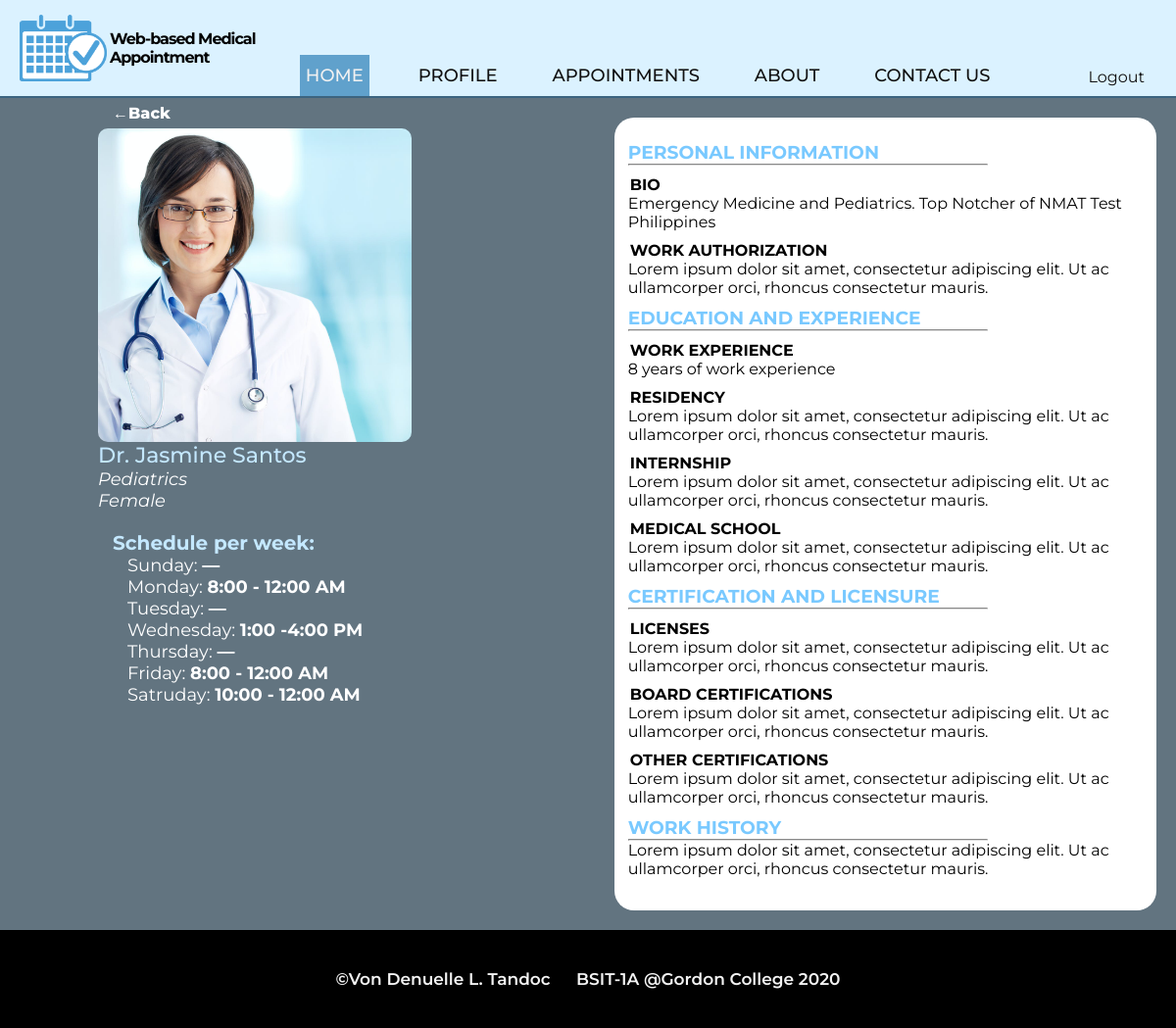
The page /Appointment/pages/doctor-bio.php?id=2 on the database its author committed.
### tables this page shows
CREATE TABLE `doctors` (
  `id` int(11) NOT NULL,
  `name` text NOT NULL,
  `sex` text NOT NULL,
  `status` int(11) NOT NULL DEFAULT 0,
  `sun` text NOT NULL DEFAULT '—',
  `mon` text NOT NULL DEFAULT '—',
  `tue` text NOT NULL DEFAULT '—',
  `wed` text NOT NULL DEFAULT '—',
  `thu` text NOT NULL DEFAULT '—',
  `fri` text NOT NULL DEFAULT '—',
  `sat` text NOT NULL DEFAULT '—',
  `bio` mediumtext NOT NULL,
  `workAuthorize` text NOT NULL,
  `workexp` text NOT NULL,
  `residency` text NOT NULL,
  `internship` text NOT NULL,
  `medschool` text NOT NULL,
  `license` mediumtext NOT NULL,
  `boardCert` mediumtext NOT NULL,
  `otherCert` mediumtext NOT NULL,
  `workHistory` mediumtext NOT NULL,
  `specialization` text NOT NULL,
  `pwd` longtext NOT NULL,
  `imgname` text NOT NULL,
  `imgstatus` int(11) NOT NULL DEFAULT 1
);

### Appointment/pages/doctor-bio.php (the view, shortened to what this page needs)
<?php
    include '../php/includes/header.php';
?>
    <link rel="stylesheet" href="../css/doctor-bio.css">
    </head>
<?php include '../php/includes/nav.php'; ?>
<?php
 $id = $_GET['id'];
   $sql = "SELECT * FROM doctors WHERE id=?";
   $stmt= mysqli_stmt_init($conn);
    mysqli_stmt_prepare($stmt,$sql);
    mysqli_stmt_bind_param($stmt, "i", $id);
    mysqli_stmt_execute($stmt);
   $result = mysqli_stmt_get_result($stmt);
   $doctor = mysqli_fetch_assoc($result);
 ?>
 <div class="desktop">
  <div class="logo-box">
  <img src="../images/logo.png" alt="logo">
  <h1>Web-based Medical Appointment</h1>
 </div>
 <ul>
  <li><a  id="tab-active" href="home-client.php">Home</a></li>
  <li><a href="<?php echo isset($_SESSION['id']) ? 'profile-client.php' : '../index.php' ?>">Profile</a></li>
  <li><a href="<?php echo isset($_SESSION['id']) ? 'notif-appointment-client.php' : '../index.php' ?>">Appointments</a></li>
  <li><a href="about-dr.php">About</a></li>
  <li><a href="contact-dr.php">Contact Us</a></li>
  <a href="../php/includes/logout.inc.php" class="logout">Logout</a>
 </ul>
 </div>
<main>
  <div class="container">
    <div class="desktop-holder">
    <div class="section1">
          <a class="back" href="home-client.php">←Back</a>
      <img src="../images/uploads-dr/<?php echo $doctor['imgname']; ?>" alt="<?php echo $doctor['name']; ?>">
      <h4><?php echo $doctor['name']; ?></h4>
      <p><i><?php echo $doctor['specialization']; ?></i></p>
      <p><i><?php echo $doctor['sex']; ?></i></p>
        <span>
          <h5>Schedule per week:</h5>
          <p>Sunday: <b><?php echo $doctor['sun']; ?></b></p>
          <p>Monday: <b><?php echo $doctor['mon']; ?></b></p>
          <p>Tuesday: <b><?php echo $doctor['tue']; ?></b></p>
          <p>Wednesday: <b><?php echo $doctor['wed']; ?></b></p>
          <p>Thursday: <b><?php echo $doctor['thu']; ?></b></p>
          <p>Friday: <b><?php echo $doctor['fri']; ?></b></p>
          <p>Satruday: <b><?php echo $doctor['sat']; ?></b></p>
          </span>
    </div>
    <div class="section2">
      <h3>Personal Information</h3>
      <hr>
      <h5>Bio</h5>
      <p><?php echo $doctor['bio']; ?></p>
      <h5>Work Authorization</h5>
      <p><?php echo $doctor['workAuthorize']; ?></p>
      <h3>education and experience</h3>
      <hr>
      <h5>Work experience</h5>
      <p><?php echo $doctor['workexp']; ?></p>
      <h5>residency</h5>
      <p><?php echo $doctor['residency']; ?></p>
      <h5>internship</h5>
      <p><?php echo $doctor['internship']; ?></p>
      <h5>Medical School</h5>
      <p><?php echo $doctor['medschool']; ?></p>
      <h3>certification and licensure</h3>
      <hr>
      <h5>Licenses</h5>
      <p><?php echo $doctor['license']; ?></p>
      <h5>board certifications</h5>
      <p><?php echo $doctor['boardCert']; ?></p>
      <h5>other certifications</h5>
      <p><?php echo $doctor['otherCert']; ?></p>
      <h3>Work history</h3>
      <hr>
      <p><?php echo $doctor['workHistory']; ?></p>
      <br>
    </div>
      </div>
  </div>
</main>
<?php    include '../php/includes/footer.php'; ?>

### Appointment/css/general.css (style rules this page uses)
* { margin: 0; padding: 0; box-sizing: border-box; }
html, body { height: 100%; }
html, body, p, h1, h2, h3, h4, h5, h6, button { font-family: 'Montserrat', sans-serif; }
.logo-box { cursor: pointer; order: 2; margin-left: 20px; height: 100%; display: flex; align-items: center; white-space: wrap; padding: 0; }
.desktop { display: none; }
@media only screen and (min-width: 1024px) { .desktop { height: 100px; background-color: #DBF2FF; display: flex; justify-content: center; width: 100%; border-bottom: 2px solid #3C6480; } }
@media only screen and (min-width: 1024px) { .logo-box { height: 100%; white-space: wrap; order: 1; } }
@media only screen and (min-width: 1024px) { .logo-box img { height: 70%; } }
@media only screen and (min-width: 1024px) { .logo-box h1 { font-size: 16px; font-weight: 700; letter-spacing: -1px; margin-left: 3px; } }
@media only screen and (min-width: 1024px) { .desktop ul { order: 2; width: 100%; display: flex; justify-content: space-around; align-items: flex-end; flex-wrap: nowrap; white-space: nowrap; } }
@media only screen and (min-width: 1024px) { .desktop ul li { list-style: none; white-space: wrap; padding-bottom: 10px; } }
@media only screen and (min-width: 1024px) { .desktop ul li a { font-size: 18px; padding: 10px 6px; text-transform: uppercase; color: #111; text-decoration: none; font-weight: 500; transition: all 0.1s ease-out; } }
@media only screen and (min-width: 1024px) { .logout { color: #111; margin-left: 40px; text-decoration: none; padding: 10px; } }
@media only screen and (min-width: 1024px) { #tab-active { background-color: #60A1CC; color: #f1f1f1; } }

### Appointment/css/doctor-bio.css (style rules this page uses)
main { margin-top: 100px; width: 100%; }
.container { display: flex; align-items: center; justify-content: center; flex-direction: column; }
a.back { color: #fff; font-weight: 800; display: block; padding: 6px 3px; cursor: pointer; margin-left: -200px; margin-top: -20px; text-decoration: none; }
.desktop-holder { width: 100%; }
.section1 { text-align: center; background-color: #627480; padding: 20px; width: 100%; display: flex; flex-direction: column; align-items: center; justify-content: center; }
.section1 span { text-align: center; }
.section1 h4 { font-size: 22px; font-weight: 500; color: #C4E8FF; }
.section1 p { font-size: 18px; color: #fff; }
.section1 img { object-fit: cover; width: 300px; height: 300px; border-radius: 10px; }
span h5 { margin-top: 20px; margin-left: 15px; font-size: 20px; font-weight: 700; text-align: left; color: #C4E8FF; }
span p { text-align: left; margin-left: 30px; font-weight: 400; }
.section2 { margin-top: 30px; margin-left: 20px; }
.section2 hr { width: 70%; border-color: #dcdcdc; }
.section2 h3 { text-transform: uppercase; color: #79C9FF; margin-top: 10px; }
.section2 h5 { text-transform: uppercase; margin: 10px 0px 0px 2px; font-size: 16px; }
.section2 p { font-weight: 400; }
@media only screen and (min-width: 1024px) { main { margin-top: 0px; } }
@media only screen and (min-width: 1024px) { a.back { color: #fff; font-weight: 800; display: block; padding: 6px 3px; cursor: pointer; margin-left: 12px; } }
@media only screen and (min-width: 1024px) { .desktop-holder { width: 100%; display: flex; justify-content: space-evenly; align-items: flex-start; background-color: #627480; } }
@media only screen and (min-width: 1024px) { .section1 { width: 50%; margin-left: 50px; padding-left: 50px; } }
@media only screen and (min-width: 1024px) { .section2 { width: 50%; } }
@media only screen and (min-width: 1024px) { .section1 { align-items: flex-start; } }
@media only screen and (min-width: 1024px) { .section1 img { width: 320px; height: 320px; } }
@media only screen and (min-width: 1024px) { .section2 { margin: 20px; padding: 14px; border-radius: 20px; background-color: #fff; } }

### rows shown on the page
doctors: imgname (picture), name "Dr. Jasmine Santos", specialization "Pediatrics", sex "Female", sun "—", mon "8:00 - 12:00 AM", tue "—", wed "1:00 -4:00 PM", thu "—", fri "8:00 - 12:00 AM", sat "10:00 - 12:00 AM", bio "Emergency Medicine and Pediatrics. Top Notcher of NMAT Test Philippines", workAuthorize "Lorem ipsum dolor sit amet, consectetur adipiscing elit. Ut ac ullamcorper orci, rhoncus consectetur mauris.", workexp "8 years of work experience", residency "Lorem ipsum dolor sit amet, consectetur adipiscing elit. Ut ac ullamcorper orci, rhoncus consectetur mauris.", internship "Lorem ipsum dolor sit amet, consectetur adipiscing elit. Ut ac ullamcorper orci, rhoncus consectetur mauris.", medschool "Lorem ipsum dolor sit amet, consectetur adipiscing elit. Ut ac ullamcorper orci, rhoncus consectetur mauris.", license "Lorem ipsum dolor sit amet, consectetur adipiscing elit. Ut ac ullamcorper orci, rhoncus consectetur mauris.", boardCert "Lorem ipsum dolor sit amet, consectetur adipiscing elit. Ut ac ullamcorper orci, rhoncus consectetur mauris.", otherCert "Lorem ipsum dolor sit amet, consectetur adipiscing elit. Ut ac ullamcorper orci, rhoncus consectetur mauris.", workHistory "Lorem ipsum dolor sit amet, consectetur adipiscing elit. Ut ac ullamcorper orci, rhoncus consectetur mauris."
